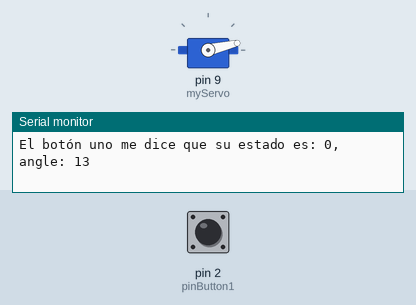
A sketch run on a simulated Arduino Uno, built with avr-gcc and run on an emulated ATmega328P. Shown: servo, the last lines printed to the serial monitor. The inputs (shaded band) are chosen by the test bench; at power-on: pin 2 (pinButton1) LOW.

Above: at 1.2 s.
1.3 s: pin 2 (pinButton1) pulled HIGH for 1 s
At 1.45 s:
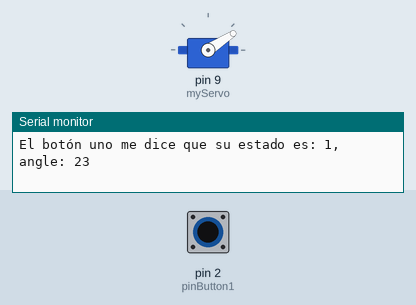
At 3.4 s:
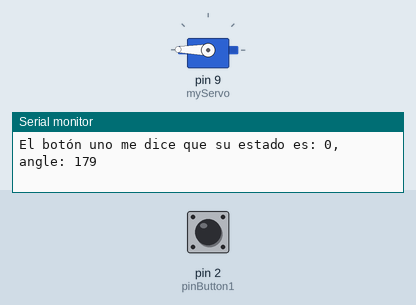
Timing chart, 0 to 4.9 s (numbered marks = the images above; inputs shaded):
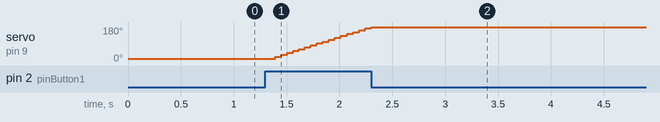

The sketch:

botones_flecha.ino
```cpp
#include <Servo.h>
Servo myServo;
int angle =13;
const int pinButton1 = 2;
//2
const int pinButton2 = 3;
//3
int button1State=0;
int button2State=0;

void setup() {
  myServo.attach(9);
  Serial.begin(9600);
  pinMode(pinButton1, INPUT);
  pinMode(pinButton2, INPUT);
}
void loop() {
button1State = digitalRead(pinButton1);
Serial.print("El botón uno me dice que su estado es: ");
Serial.print(button1State);
if (button1State ==1){
  angle = angle +10;
}
Serial.print(", angle: ");
Serial.println(angle);
if (angle > 179){
  angle = 179;
}
myServo.write(angle);
delay(15);
}
```

Measured:
- after the input at 1.3 s, servo on pin 9 (myServo): moves from 13° to 179° over 0.91 s, starting after 0.09 s
